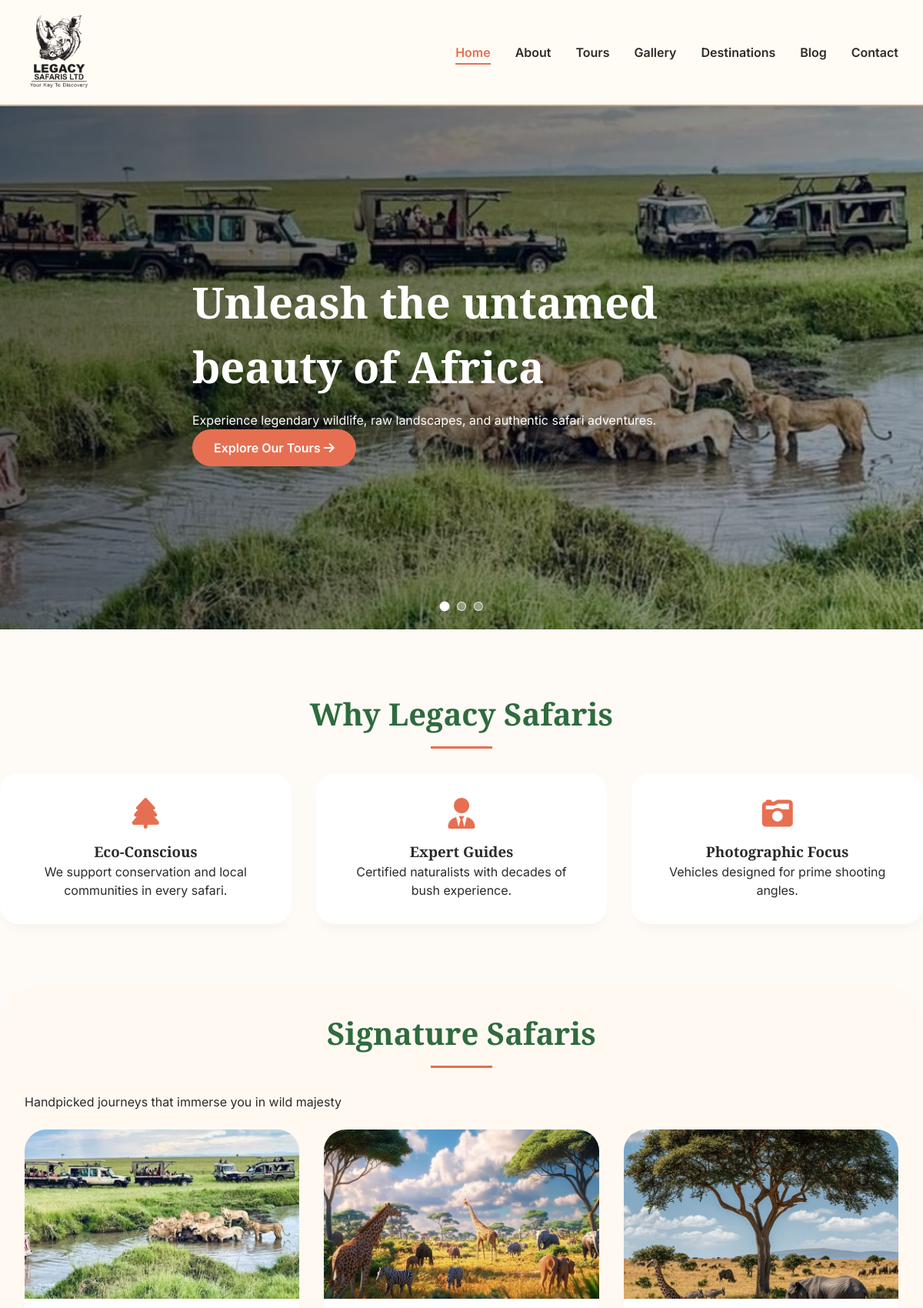
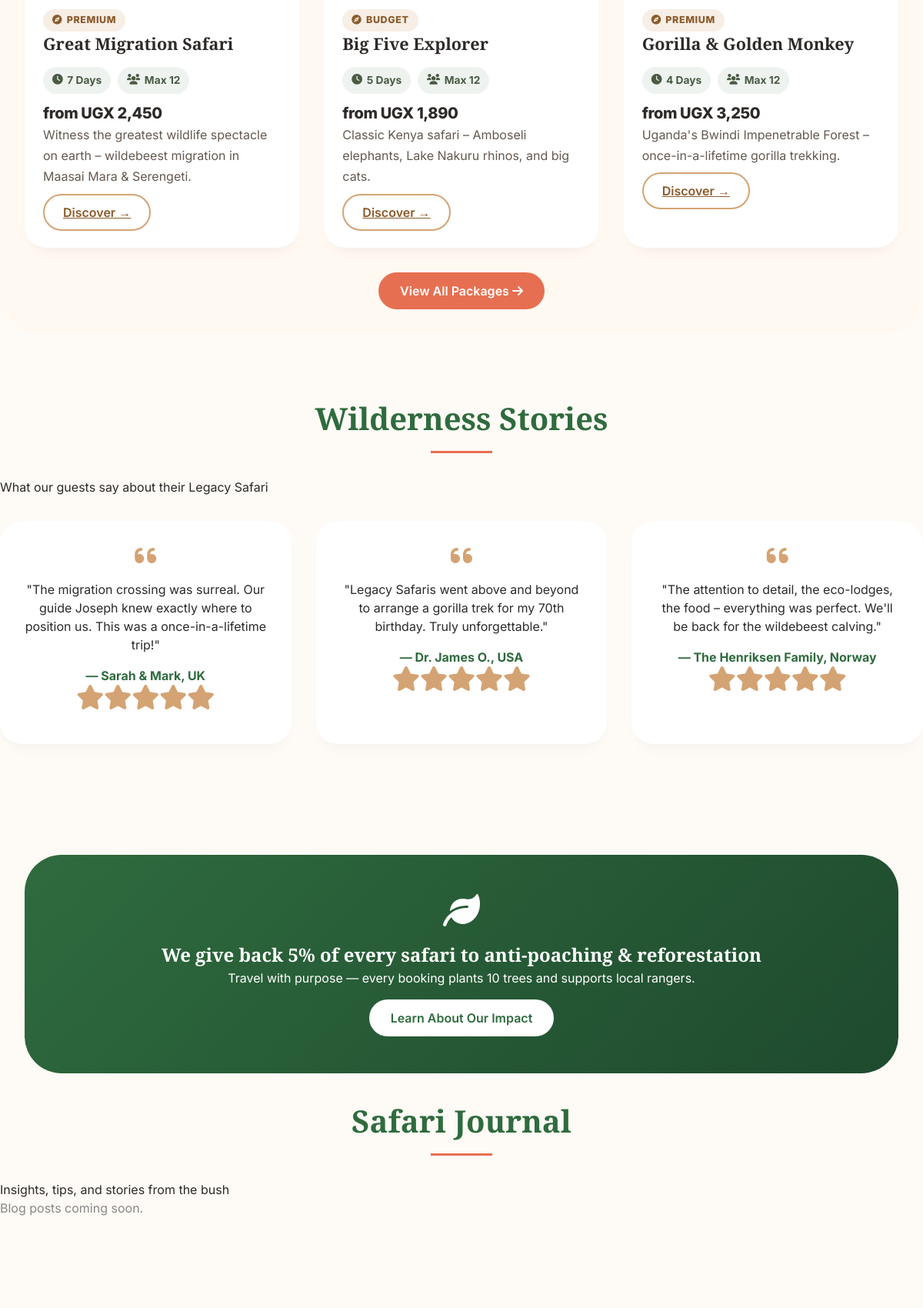
The page / (upper part) on the database its author committed (2 pictures, top to bottom).
### tables this page shows
CREATE TABLE IF NOT EXISTS tours (
  id            INT UNSIGNED AUTO_INCREMENT PRIMARY KEY,
  slug          VARCHAR(160) NOT NULL UNIQUE,
  name          VARCHAR(200) NOT NULL,
  short_desc    TEXT,
  full_desc     LONGTEXT,
  price         DECIMAL(10,2) DEFAULT 0,
  currency      VARCHAR(5) DEFAULT 'USD',
  duration_days TINYINT UNSIGNED DEFAULT 1,
  category      ENUM('budget','premium','family','adventure','honeymoon') DEFAULT 'budget',
  image         VARCHAR(300),
  accommodation TEXT,
  max_group     TINYINT UNSIGNED DEFAULT 12,
  is_featured   TINYINT(1) DEFAULT 0,
  is_active     TINYINT(1) DEFAULT 1,
  sort_order    SMALLINT DEFAULT 0,
  created_at    TIMESTAMP DEFAULT CURRENT_TIMESTAMP,
  updated_at    TIMESTAMP DEFAULT CURRENT_TIMESTAMP ON UPDATE CURRENT_TIMESTAMP
);

CREATE TABLE IF NOT EXISTS testimonials (
  id          INT UNSIGNED AUTO_INCREMENT PRIMARY KEY,
  name        VARCHAR(150) NOT NULL,
  location    VARCHAR(150),
  quote       TEXT NOT NULL,
  rating      TINYINT UNSIGNED DEFAULT 5,
  is_active   TINYINT(1) DEFAULT 1,
  sort_order  SMALLINT DEFAULT 0,
  created_at  TIMESTAMP DEFAULT CURRENT_TIMESTAMP
);

### includes/functions.php (called while the page is built, shortened)
<?php
require_once dirname(__DIR__) . '/config/config.php';
function e(string $str): string {
    return htmlspecialchars($str, ENT_QUOTES | ENT_SUBSTITUTE, 'UTF-8');
}
function formatPrice(float $amount, string $currency = 'USD'): string {
    if ($currency === 'UGX') {
        return 'UGX ' . number_format($amount, 0);
    }
    return number_format($amount, 0) . ' ' . $currency;
}

### config/config.php (called while the page is built, shortened)
<?php
function getSettings(): array {
    static $settings = null;
    if ($settings === null) {
        try {
            $pdo  = getPDO();
            $rows = $pdo->query("SELECT setting_key, setting_value FROM site_settings")->fetchAll();
            $settings = array_column($rows, 'setting_value', 'setting_key');
        } catch (\Exception $e) {
            $settings = [];
        }
    }
    return $settings;
}
function setting(string $key, string $default = ''): string {
    $s = getSettings();
    return $s[$key] ?? $default;
}

### index.php (the view, shortened to what this page needs)
<?php
require_once __DIR__ . '/includes/functions.php';
$pdo = getPDO();
$featuredTours = $pdo->query(
    "SELECT * FROM tours WHERE is_featured = 1 AND is_active = 1 ORDER BY sort_order ASC LIMIT 3"
)->fetchAll();
$heroSlidesRaw = [];
$heroSetting = trim((string) setting('hero_image'));
foreach ($featuredTours as $tourImg) {
  if (!empty($tourImg['image'])) {
    $heroSlidesRaw[] = (string) $tourImg['image'];
  }
}
$heroSlides = array_values(array_unique(array_filter(array_map(static function ($img) {
  $img = trim((string) $img);
  if ($img === '') return '';
  if (preg_match('#^https?://#i', $img)) return $img;
  return '/' . ltrim($img, '/');
}, $heroSlidesRaw))));
$testimonials = $pdo->query(
    "SELECT * FROM testimonials WHERE is_active = 1 ORDER BY sort_order ASC LIMIT 3"
)->fetchAll();
$recentPosts = $pdo->query(
    "SELECT id, slug, title, excerpt, image, published_at FROM blog_posts
      WHERE is_published = 1 ORDER BY published_at DESC LIMIT 3"
)->fetchAll();
include __DIR__ . '/includes/header.php';
?>
<main>
<section class="hero">
  <div class="hero-slider" id="heroSlider">
    <?php foreach ($heroSlides as $i => $slide): ?>
    <div class="hero-slide <?= $i === 0 ? 'active' : '' ?>">
      <img src="<?= e($slide) ?>" alt="Safari slide <?= $i + 1 ?>">
    </div>
    <?php endforeach; ?>
  </div>
  <?php if (count($heroSlides) > 1): ?>
  <div class="hero-dots" id="heroDots">
    <?php foreach ($heroSlides as $i => $slide): ?>
    <button type="button" class="hero-dot <?= $i === 0 ? 'active' : '' ?>" data-index="<?= $i ?>" aria-label="Go to slide <?= $i + 1 ?>"></button>
    <?php endforeach; ?>
  </div>
  <?php endif; ?>
  <div class="container">
    <div class="hero-content">
      <h1><?= e(setting('hero_title', 'Unleash the untamed beauty of Africa')) ?></h1>
      <p><?= e(setting('hero_subtitle', 'Experience legendary wildlife, raw landscapes, and authentic safari adventures.')) ?></p>
      <a href="/tours.php" class="btn-primary">Explore Our Tours <i class="fas fa-arrow-right"></i></a>
    </div>
  </div>
</section>
<section class="container section-padding">
  <h2 class="section-title">Why Legacy Safaris</h2>
  <div class="features-grid">
    <div class="feature-card">
      <i class="fas fa-tree feature-icon"></i>
      <h3>Eco&#8209;Conscious</h3>
      <p>We support conservation and local communities in every safari.</p>
    </div>
    <div class="feature-card">
      <i class="fas fa-user-tie feature-icon"></i>
      <h3>Expert Guides</h3>
      <p>Certified naturalists with decades of bush experience.</p>
    </div>
    <div class="feature-card">
      <i class="fas fa-camera-retro feature-icon"></i>
      <h3>Photographic Focus</h3>
      <p>Vehicles designed for prime shooting angles.</p>
    </div>
  </div>
</section>
<section class="featured-tours section-padding">
  <div class="container">
    <h2 class="section-title">Signature Safaris</h2>
    <p class="section-sub">Handpicked journeys that immerse you in wild majesty</p>
    <div class="tours-grid">
      <?php if ($featuredTours): ?>
        <?php foreach ($featuredTours as $tour): ?>
        <div class="tour-card-featured">
          <div class="tour-img">
            <img src="<?= e('/' . ltrim((string)($tour['image'] ?: 'images/image1.jpg'), '/')) ?>" alt="<?= e($tour['name']) ?>">
          </div>
          <div class="tour-info">
            <span class="home-tour-category"><i class="fas fa-compass"></i> <?= e(ucfirst((string)($tour['category'] ?? 'Safari'))) ?></span>
            <h3><?= e($tour['name']) ?></h3>
            <div class="home-tour-meta">
              <span><i class="fas fa-clock"></i> <?= (int)($tour['duration_days'] ?? 0) ?> Days</span>
              <span><i class="fas fa-users"></i> Max <?= (int)($tour['max_group'] ?? 0) ?></span>
            </div>
            <div class="tour-price">from <?= formatPrice((float)$tour['price'], 'UGX') ?></div>
            <p><?= e($tour['short_desc']) ?></p>
            <div style="display:flex;gap:8px;margin-top:8px;flex-wrap:wrap;">
              <a href="/tours.php?id=<?= $tour['id'] ?>" class="btn-outline">Discover &rarr;</a>
            </div>
          </div>
        </div>
        <?php endforeach; ?>
      <?php else: ?>
        <p style="text-align:center;color:#888;">Tours coming soon.</p>
      <?php endif; ?>
    </div>
    <div style="text-align:center;margin-top:2rem;">
      <a href="/tours.php" class="btn-primary">View All Packages <i class="fas fa-arrow-right"></i></a>
    </div>
  </div>
</section>
<section class="container section-padding">
  <h2 class="section-title">Wilderness Stories</h2>
  <p class="section-sub">What our guests say about their Legacy Safari</p>
  <div class="testimonial-grid">
    <?php foreach ($testimonials as $t): ?>
    <div class="testimonial-card">
      <i class="fas fa-quote-left"></i>
      <p>"<?= e($t['quote']) ?>"</p>
      <h4>&mdash; <?= e($t['name']) ?><?= $t['location'] ? ', ' . e($t['location']) : '' ?></h4>
      <div><?= str_repeat('<i class="fas fa-star" style="color:var(--savanna-gold)"></i>', (int)$t['rating']) ?></div>
    </div>
    <?php endforeach; ?>
  </div>
</section>
<div class="container">
  <div class="cta-banner">
    <i class="fas fa-leaf" style="font-size:3rem;margin-bottom:1rem;display:inline-block;"></i>
    <h2>We give back 5% of every safari to anti&#8209;poaching &amp; reforestation</h2>
    <p>Travel with purpose &mdash; every booking plants 10 trees and supports local rangers.</p>
    <a href="/about.php" class="btn-primary" style="background:white;color:var(--acacia-green);margin-top:1rem;">Learn About Our Impact</a>
  </div>
</div>
<section class="container section-padding" style="padding-top:0;">
  <h2 class="section-title">Safari Journal</h2>
  <p class="section-sub">Insights, tips, and stories from the bush</p>
  <div class="blog-preview">
    <?php if ($recentPosts): ?>
      <?php foreach ($recentPosts as $post): ?>
      <div class="blog-card">
        <img src="<?= e('/' . ltrim((string)($post['image'] ?: 'images/image1.jpg'), '/')) ?>" alt="<?= e($post['title']) ?>">
        <div class="blog-card-content">
          <h3><?= e($post['title']) ?></h3>
          <p><?= e(mb_substr($post['excerpt'], 0, 100)) ?>...</p>
          <a href="/blog-post.php?slug=<?= e($post['slug']) ?>" class="read-more">Read more &rarr;</a>
        </div>
      </div>
      <?php endforeach; ?>
    <?php else: ?>
      <p style="color:#888;">Blog posts coming soon.</p>
    <?php endif; ?>
  </div>
</section>
<div class="container section-padding">
</div>
<?php include __DIR__ . '/includes/footer.php'; ?>

### css/style.css (style rules this page uses)
* { margin: 0; padding: 0; box-sizing: border-box; }
body { font-family: 'Inter', sans-serif; background-color: #FEFAF5; color: #2C2A29; line-height: 1.5; }
:root { --savanna-gold: #D4A373; --baobab-brown: #8B5A2B; --acacia-green: #2F6B3E; --sunset-orange: #E76F51; --dusty-cream: #FDF8F0; --charcoal: #2E2A28; }
h1, h2, h3, .logo { font-family: 'Playfair Display', serif; }
.container { max-width: 1280px; margin: 0 auto; padding: 0 32px; }
.btn-primary { background: var(--sunset-orange); color: white; padding: 12px 28px; border-radius: 40px; text-decoration: none; font-weight: 600; display: inline-block; transition: 0.3s; border: none; cursor: pointer; }
.btn-outline { background: transparent; border: 2px solid var(--savanna-gold); color: var(--baobab-brown); padding: 10px 24px; border-radius: 40px; font-weight: 600; cursor: pointer; }
.hero { background: linear-gradient(105deg, rgba(0,0,0,0.5), rgba(0,0,0,0.2)), url('../images/image1.jpg') center/cover no-repeat; min-height: 85vh; display: flex; align-items: center; color: white; }
.hero-content { max-width: 700px; }
.hero h1 { font-size: 3.5rem; margin-bottom: 1rem; }
.section-title { font-size: 2.5rem; color: var(--acacia-green); text-align: center; margin-bottom: 2rem; }
.section-title:after { content: ''; display: block; width: 80px; height: 3px; background: var(--sunset-orange); margin: 12px auto 0; }
.section-padding { padding: 80px 0; }
.features-grid { display: grid; grid-template-columns: repeat(auto-fit, minmax(260px, 1fr)); gap: 2rem; text-align: center; }
.feature-card { background: white; padding: 2rem; border-radius: 24px; box-shadow: 0 12px 20px -10px rgba(0,0,0,0.05); }
.feature-icon { font-size: 2.5rem; color: var(--sunset-orange); margin-bottom: 1rem; }
.tours-grid { display: grid; grid-template-columns: repeat(auto-fit, minmax(300px, 1fr)); gap: 2rem; }
.tour-img img { width: 100%; height: 220px; object-fit: cover; }
.tour-info { padding: 1.5rem; }
.tour-price { color: var(--sunset-orange); font-weight: 800; font-size: 1.3rem; }
.tours-grid { margin-top: 1.5rem; }
.tour-img { position: relative; overflow: hidden; }
.tour-img img { width: 100%; height: 240px; object-fit: cover; transition: transform 0.35s ease; }
.tour-info { padding: 1.5rem 1.5rem 1.4rem; }
.tour-info h3 { font-size: 1.35rem; color: var(--charcoal); margin-bottom: 0.4rem; }
.tour-info > p { color: #64594f; line-height: 1.7; }
.tour-price { color: var(--charcoal); font-weight: 800; font-size: 1.25rem; letter-spacing: -0.02em; }

### rows shown on the page
tours: image (picture), category "PREMIUM", name "Great Migration Safari", duration_days "7", max_group "12", price "UGX 2,450", short_desc "Witness the greatest wildlife spectacle on earth – wildebeest migration in Maasai Mara & Serengeti."
tours: image (picture), category "BUDGET", name "Big Five Explorer", duration_days "5", max_group "12", price "UGX 1,890", short_desc "Classic Kenya safari – Amboseli elephants, Lake Nakuru rhinos, and big cats."
tours: image (picture), category "PREMIUM", name "Gorilla & Golden Monkey", duration_days "4", max_group "12", price "UGX 3,250", short_desc "Uganda's Bwindi Impenetrable Forest – once-in-a-lifetime gorilla trekking."
testimonials: quote "The migration crossing was surreal. Our guide Joseph knew exactly where to position us. This was a once-in-a-lifetime trip!", name "Sarah & Mark", location "UK"
testimonials: quote "Legacy Safaris went above and beyond to arrange a gorilla trek for my 70th birthday. Truly unforgettable.", name "Dr. James O.", location "USA"
testimonials: quote "The attention to detail, the eco-lodges, the food – everything was perfect. We'll be back for the wildebeest calving.", name "The Henriksen Family", location "Norway"

### other values the page prints
setting('hero_title', 'Unleash the untamed beauty of Africa') "Unleash the untamed beauty of Africa"
